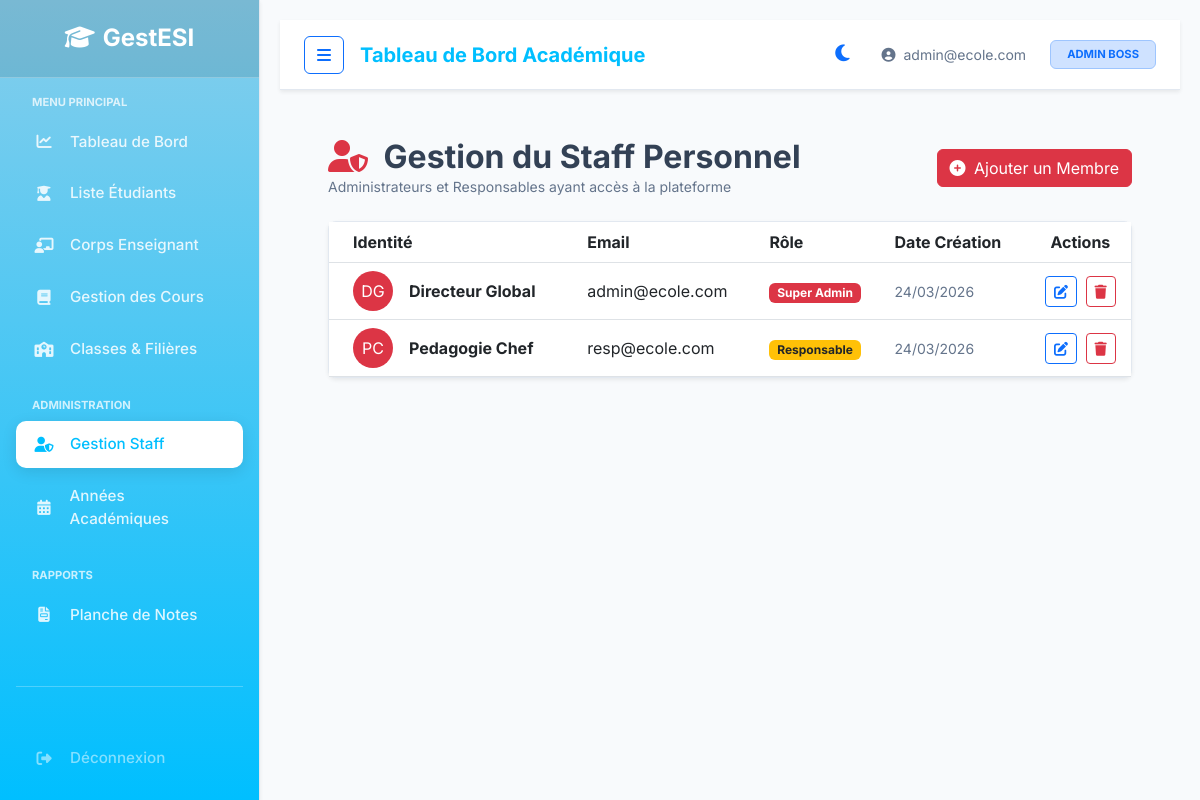
Page /index.php?url=staff/index (signed in) on the committed database.
### tables this page shows
CREATE TABLE IF NOT EXISTS staff (
    id_staff INT AUTO_INCREMENT PRIMARY KEY,
    nom VARCHAR(100) NOT NULL,
    prenom VARCHAR(100) NOT NULL,
    fk_user INT NOT NULL,
    fk_classe INT NULL,
    FOREIGN KEY (fk_user) REFERENCES utilisateur(id_user) ON DELETE CASCADE,
    FOREIGN KEY (fk_classe) REFERENCES classe(id_classe) ON DELETE SET NULL
);

CREATE TABLE IF NOT EXISTS utilisateur (
    id_user INT AUTO_INCREMENT PRIMARY KEY,
    email VARCHAR(150) NOT NULL UNIQUE,
    password_hash VARCHAR(255) NOT NULL,
    role ENUM('super_admin', 'responsable', 'professeur', 'etudiant') NOT NULL,
    actif TINYINT(1) DEFAULT 1,
    date_creation DATETIME DEFAULT CURRENT_TIMESTAMP
);

### app/Controllers/StaffController.php (called while the page is built, shortened)
<?php
class StaffController extends Controller {
    public function index() {
        $db = Database::getInstance();
        $stmt = $db->query("
            SELECT s.*, u.email, u.role, u.date_creation
            FROM staff s
            JOIN utilisateur u ON s.fk_user = u.id_user
            ORDER BY u.role, s.nom
        ");
        $staff = $stmt->fetchAll();
        $this->view('staff/index', ['staff' => $staff]);
    }
}

### app/Core/Router.php (called while the page is built, shortened)
<?php
class Router {
    protected $method = 'index';
    public function __construct() {
        $url = $this->parseUrl();
        if (isset($url[0]) && file_exists('../app/Controllers/' . ucfirst($url[0]) . 'Controller.php')) {
            unset($url[0]);
        }
        $this->controller = new $controllerClass;
        if (isset($url[1])) {
            if (method_exists($this->controller, $url[1])) {
                $this->method = $url[1];
                unset($url[1]);
            }
        }
        $this->params = $url ? array_values($url) : [];
        call_user_func_array([$this->controller, $this->method], $this->params);
    }
    public function parseUrl() {
        if (isset($_GET['url'])) {
            return explode('/', filter_var(rtrim($_GET['url'], '/'), FILTER_SANITIZE_URL));
        }
        return [];
    }
}

### public/index.php (called while the page is built, shortened)
<?php
$app = new Router();

### app/Views/staff/index.php (the view)
<?php require_once '../app/Views/layout/header.php'; ?>
<div class="row align-items-center mb-4">
    <div class="col">
        <h2 class="fw-bold mb-0"><i class="fas fa-user-shield text-danger me-2"></i> Gestion du Staff Personnel</h2>
        <p class="text-muted small mb-0">Administrateurs et Responsables ayant accès à la plateforme</p>
    </div>
    <div class="col-auto">
        <a href="<?php echo BASE_URL; ?>/index.php?url=staff/create" class="btn btn-danger">
            <i class="fas fa-plus-circle me-1"></i> Ajouter un Membre
        </a>
    </div>
</div>
<div class="card border-0 shadow-sm rounded-3">
    <div class="card-body p-0">
        <div class="table-responsive">
            <table class="table table-hover align-middle mb-0">
                <thead class="bg-light">
                    <tr>
                        <th class="ps-4">Identité</th>
                        <th>Email</th>
                        <th>Rôle</th>
                        <th>Date Création</th>
                        <th class="text-center">Actions</th>
                    </tr>
                </thead>
                <tbody>
                    <?php foreach($staff as $member): ?>
                    <tr>
                        <td class="ps-4">
                            <div class="d-flex align-items-center">
                                <div class="bg-danger text-white rounded-circle d-flex align-items-center justify-content-center me-3" style="width: 40px; height: 40px;">
                                    <?php echo strtoupper(substr($member->nom, 0, 1) . substr($member->prenom, 0, 1)); ?>
                                </div>
                                <div class="fw-bold"><?php echo htmlspecialchars($member->nom . ' ' . $member->prenom); ?></div>
                            </div>
                        </td>
                        <td><?php echo htmlspecialchars($member->email); ?></td>
                        <td>
                            <?php if($member->role === 'super_admin'): ?>
                                <span class="badge bg-danger">Super Admin</span>
                            <?php else: ?>
                                <span class="badge bg-warning text-dark">Responsable</span>
                            <?php endif; ?>
                        </td>
                        <td class="text-muted small"><?php echo date('d/m/Y', strtotime($member->date_creation)); ?></td>
                        <td class="text-center">
                            <a href="<?php echo BASE_URL; ?>/index.php?url=staff/edit/<?php echo $member->id_staff; ?>" class="btn btn-sm btn-outline-primary"><i class="fas fa-edit"></i></a>
                            <a href="<?php echo BASE_URL; ?>/index.php?url=staff/delete/<?php echo $member->id_staff; ?>"
                               onclick="return confirm('Supprimer ce compte ? Cette action est irréversible.');"
                               class="btn btn-sm btn-outline-danger ms-1"><i class="fas fa-trash"></i></a>
                        </td>
                    </tr>
                    <?php endforeach; ?>
                </tbody>
            </table>
        </div>
    </div>
</div>
<?php require_once '../app/Views/layout/footer.php'; ?>

### app/Core/Controller.php (shortened to what this page needs)
<?php
class Controller {
    public function view($view, $data = []) {
        extract($data);
        if (file_exists('../app/Views/' . $view . '.php')) {
            require_once '../app/Views/' . $view . '.php';
        } else {
            die("View '" . $view . "' does not exist.");
        }
    }
}

### app/Views/layout/header.php (shortened to what this page needs)
<!DOCTYPE html>
<html lang="fr">
<head>
    <link href="https://cdn.jsdelivr.net/npm/bootstrap@5.3.0/dist/css/bootstrap.min.css" rel="stylesheet">
    <link rel="stylesheet" href="https://cdnjs.cloudflare.com/ajax/libs/font-awesome/6.4.0/css/all.min.css">
    <link rel="stylesheet" href="<?php echo BASE_URL; ?>/css/style.css">
</head>
<body>
    <div class="wrapper">
        <?php require_once '../app/Views/layout/sidebar.php'; ?>
        <div id="content">
            <nav class="navbar-custom d-flex justify-content-between align-items-center bg-white shadow-sm border-bottom px-4" style="height: 70px;">
                <div class="d-flex align-items-center">
                    <button id="sidebarCollapse" class="btn btn-outline-primary me-3"><i class="fas fa-bars"></i></button>
                    <h5 class="m-0 fw-bold" style="color: var(--primary-color);">Tableau de Bord Académique</h5>
                </div>
                <div class="top-menu d-flex align-items-center">
                    <div id="themeSwitch" class="me-4 text-primary" style="cursor: pointer;">
                        <i class="fas fa-moon"></i>
                    </div>
                    <div class="d-flex align-items-center">
                        <span class="me-3 text-muted small px-2 d-none d-md-inline"><i class="fas fa-user-circle me-1"></i> <?php echo $_SESSION['email'] ?? 'Utilisateur'; ?></span>
                        <span class="badge bg-primary-subtle text-primary border border-primary-subtle px-3 py-2 text-uppercase" style="font-size: 0.7rem;">
                            <?php
                                $roles = ['super_admin' => 'Admin Boss', 'responsable' => 'Responsable', 'professeur' => 'Enseignant', 'etudiant' => 'Étudiant'];
                                echo $roles[$_SESSION['role']] ?? $_SESSION['role'];
                            ?>
                        </span>
                    </div>
                </div>
            </nav>
            <div class="container-fluid py-4 p-md-5">

### app/Views/layout/sidebar.php (shortened to what this page needs)
<?php
$current_url = $_GET['url'] ?? 'dashboard';
$role = $_SESSION['role'] ?? 'etudiant';
?>
<aside id="sidebar" class="shadow-sm">
    <div class="sidebar-header p-4 text-center border-bottom border-white border-opacity-25">
        <h4 class="text-white fw-bold mb-0"><i class="fas fa-graduation-cap me-2"></i><?php echo APP_NAME; ?></h4>
    </div>
    <div class="sidebar-menu p-3">
        <small class="text-white text-opacity-75 text-uppercase fw-bold mb-2 d-block px-3" style="font-size: 0.7rem;">Menu Principal</small>
        <a href="<?php echo BASE_URL; ?>/index.php?url=dashboard" class="menu-item <?php echo $current_url == 'dashboard' ? 'active' : ''; ?>">
            <i class="fas fa-chart-line me-3"></i> Tableau de Bord
        </a>
        <?php if (in_array($role, ['super_admin', 'responsable'])): ?>
            <a href="<?php echo BASE_URL; ?>/index.php?url=student/index" class="menu-item <?php echo strpos($current_url, 'student') !== false ? 'active' : ''; ?>">
                <i class="fas fa-user-graduate me-3"></i> Liste Étudiants
            </a>
            <a href="<?php echo BASE_URL; ?>/index.php?url=teacher/index" class="menu-item <?php echo strpos($current_url, 'teacher') !== false ? 'active' : ''; ?>">
                <i class="fas fa-chalkboard-teacher me-3"></i> Corps Enseignant
            </a>
            <?php if ($role === 'super_admin'): ?>
                <a href="<?php echo BASE_URL; ?>/index.php?url=course/index" class="menu-item <?php echo strpos($current_url, 'course') !== false ? 'active' : ''; ?>">
                    <i class="fas fa-book me-3"></i> Gestion des Cours
                </a>
                <a href="<?php echo BASE_URL; ?>/index.php?url=class/index" class="menu-item <?php echo strpos($current_url, 'class') !== false ? 'active' : ''; ?>">
                    <i class="fas fa-school me-3"></i> Classes & Filières
                </a>
            <?php endif; ?>
        <?php endif; ?>
        <?php if ($role === 'super_admin'): ?>
            <small class="text-white text-opacity-75 text-uppercase fw-bold mt-4 mb-2 d-block px-3" style="font-size: 0.7rem;">Administration</small>
            <a href="<?php echo BASE_URL; ?>/index.php?url=staff/index" class="menu-item <?php echo strpos($current_url, 'staff') !== false ? 'active' : ''; ?>">
                <i class="fas fa-user-shield me-3"></i> Gestion Staff
            </a>
            <a href="<?php echo BASE_URL; ?>/index.php?url=year/index" class="menu-item <?php echo strpos($current_url, 'year') !== false ? 'active' : ''; ?>">
                <i class="fas fa-calendar-alt me-3"></i> Années Académiques
            </a>
        <?php endif; ?>
        <?php if (in_array($role, ['super_admin', 'responsable'])): ?>
            <small class="text-white text-opacity-75 text-uppercase fw-bold mt-4 mb-2 d-block px-3" style="font-size: 0.7rem;">Rapports</small>
            <a href="<?php echo BASE_URL; ?>/index.php?url=report/bilan" class="menu-item <?php echo strpos($current_url, 'report') !== false ? 'active' : ''; ?>">
                <i class="fas fa-file-invoice me-3"></i> Planche de Notes
            </a>
        <?php endif; ?>
        <div class="mt-5 pt-5 border-top border-white border-opacity-25">
            <a href="<?php echo BASE_URL; ?>/index.php?url=auth/logout" class="menu-item text-white-50">
                <i class="fas fa-sign-out-alt me-3"></i> Déconnexion
            </a>
        </div>
    </div>
</aside>

### app/Views/layout/footer.php (shortened to what this page needs)
            </div>
        </div>
    </div>
</body>
</html>

### public/css/style.css (style rules this page uses)
:root { --primary-color: #00BFFF; --secondary-color: #87CEEB; --accent-color: #0097a7; --body-bg: #f8fafc; --card-bg: #ffffff; --navbar-bg: #ffffff; --sidebar-gradient: linear-gradient(180deg, #87CEEB 0%, #00BFFF 100%); --text-main: #334155; --text-muted: #64748b; --text-on-primary: #ffffff; --border-color: #e2e8f0; --input-bg: #ffffff; --table-header-bg: #2c3e50; --table-hover: #f1f5f9; }
body { font-family: 'Inter', 'Segoe UI', sans-serif; background-color: var(--body-bg); color: var(--text-main); transition: background-color 0.3s ease, color 0.3s ease; }
.wrapper { display: flex; min-height: 100vh; }
#sidebar { min-width: 260px; max-width: 260px; background: var(--sidebar-gradient); color: var(--text-on-primary); height: 100vh; position: fixed; top: 0; left: 0; z-index: 1000; transition: all 0.3s ease; overflow-y: auto; border-right: 1px solid var(--border-color); }
#sidebar .sidebar-header { padding: 24px; background: rgba(0,0,0,0.1); font-weight: bold; font-size: 1.2rem; text-align: center; }
#content { width: 100%; margin-left: 260px; padding: 20px; min-height: 100vh; transition: all 0.3s ease; background-color: var(--body-bg); }
.navbar-custom { background-color: var(--navbar-bg) !important; border-bottom: 1px solid var(--border-color) !important; color: var(--text-main); }
.text-muted { color: var(--text-muted) !important; }
.card { background-color: var(--card-bg) !important; border: 1px solid var(--border-color) !important; color: var(--text-main); }
.table { color: var(--text-main) !important; }
.table thead { background-color: var(--table-header-bg) !important; color: white !important; }
#themeSwitch i { font-size: 1.2rem; cursor: pointer; }

### app/Views/layout/sidebar.php (style rules this page uses)
.menu-item { display: flex; align-items: center; padding: 12px 18px; color: rgba(255, 255, 255, 0.85); text-decoration: none; border-radius: 10px; margin-bottom: 5px; transition: all 0.3s; font-weight: 500; font-size: 0.95rem; }
.menu-item.active { background: #fff; color: #00BFFF; box-shadow: 0 4px 15px rgba(0, 0, 0, 0.1); }
.menu-item i { width: 20px; text-align: center; }

### rows in the picture
staff: nom+prenom "DG", nom+prenom "Directeur Global", fk_user.email "admin@ecole.com", shows "Super Admin", fk_user.date_creation "24/03/2026"
staff: nom+prenom "PC", nom+prenom "Pedagogie Chef", fk_user.email "resp@ecole.com", shows "Responsable", fk_user.date_creation "24/03/2026"

### other values in the picture
APP_NAME "GestESI"
$_SESSION['email'] "admin@ecole.com"
$roles[$_SESSION['role']] "ADMIN BOSS"
